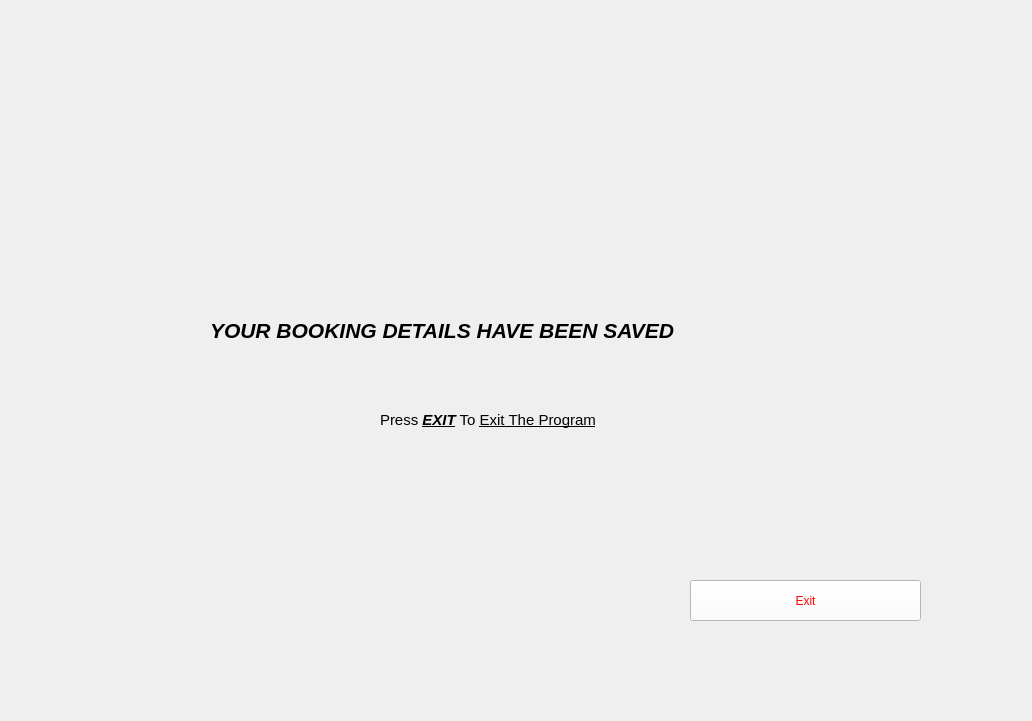
<?xml version="1.0" encoding="UTF-8"?>
<ui version="4.0">
 <class>Form</class>
 <widget class="QWidget" name="Form">
  <property name="geometry">
   <rect>
    <x>0</x>
    <y>0</y>
    <width>1032</width>
    <height>721</height>
   </rect>
  </property>
  <property name="windowTitle">
   <string>Form</string>
  </property>
  <widget class="QLabel" name="label">
   <property name="geometry">
    <rect>
     <x>210</x>
     <y>270</y>
     <width>661</width>
     <height>121</height>
    </rect>
   </property>
   <property name="font">
    <font>
     <pointsize>9</pointsize>
     <italic>true</italic>
     <bold>true</bold>
    </font>
   </property>
   <property name="styleSheet">
    <string notr="true">font: 700 italic 9pt &quot;Segoe UI&quot;;
color: rgb(255, 255, 255);
color: rgb(0, 0, 0);</string>
   </property>
   <property name="text">
    <string>&lt;html&gt;&lt;head/&gt;&lt;body&gt;&lt;p&gt;&lt;span style=&quot; font-size:16pt;&quot;&gt;YOUR BOOKING DETAILS HAVE BEEN SAVED&lt;/span&gt;&lt;/p&gt;&lt;/body&gt;&lt;/html&gt;</string>
   </property>
  </widget>
  <widget class="QPushButton" name="ExitButton">
   <property name="geometry">
    <rect>
     <x>690</x>
     <y>580</y>
     <width>231</width>
     <height>41</height>
    </rect>
   </property>
   <property name="styleSheet">
    <string notr="true">color: rgb(255, 0, 0);
background-color: rgb(255, 255, 255);
font: 700 italic 9pt &quot;Segoe UI&quot;;</string>
   </property>
   <property name="text">
    <string>Exit</string>
   </property>
  </widget>
  <widget class="QLabel" name="label_2">
   <property name="geometry">
    <rect>
     <x>380</x>
     <y>390</y>
     <width>261</width>
     <height>61</height>
    </rect>
   </property>
   <property name="text">
    <string>&lt;html&gt;&lt;head/&gt;&lt;body&gt;&lt;p&gt;&lt;span style=&quot; font-size:11pt;&quot;&gt;Press &lt;/span&gt;&lt;span style=&quot; font-size:11pt; font-weight:700; font-style:italic; text-decoration: underline;&quot;&gt;EXIT&lt;/span&gt;&lt;span style=&quot; font-size:11pt;&quot;&gt; To &lt;/span&gt;&lt;span style=&quot; font-size:11pt; text-decoration: underline;&quot;&gt;Exit The Program&lt;/span&gt;&lt;/p&gt;&lt;/body&gt;&lt;/html&gt;</string>
   </property>
  </widget>
  <widget class="QLabel" name="label_3">
   <property name="geometry">
    <rect>
     <x>0</x>
     <y>0</y>
     <width>1031</width>
     <height>721</height>
    </rect>
   </property>
   <property name="text">
    <string/>
   </property>
   <property name="pixmap">
    <pixmap>White green recipet.jpg</pixmap>
   </property>
   <property name="scaledContents">
    <bool>true</bool>
   </property>
  </widget>
  <zorder>label_3</zorder>
  <zorder>label</zorder>
  <zorder>ExitButton</zorder>
  <zorder>label_2</zorder>
 </widget>
 <resources/>
 <connections/>
</ui>
